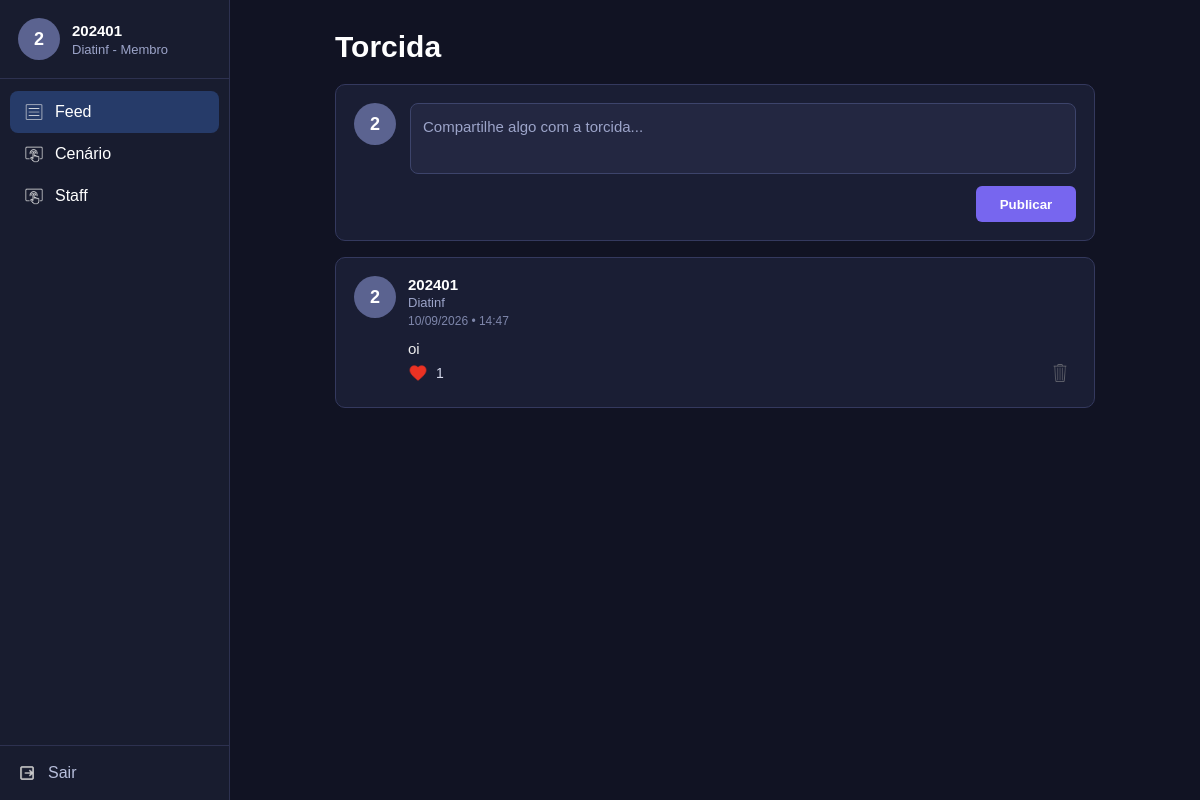
Page /feed/ (signed in) on the committed database.
### usuarios/models.py (models this page shows, shortened)
class Usuario(models.Model):
    matricula=models.CharField(
        max_length=20,
        unique=True
    )
    senha=models.CharField(
        max_length=255
    )
    diretoria=models.CharField(
        max_length=50
    )
    areas=models.TextField()
    aprovado=models.BooleanField(
        default=True
    )
    sub_lider=models.BooleanField(
        default=False
    )
    sublider_de=models.CharField(
        max_length=50,
        null=True,
        blank=True
    )
    doacao_tampinhas=models.FloatField(
        default=0
    )
    def eh_administrador(self):
        return self.matricula=="admin" or self.diretoria=="Líder"
    def get_areas_list(self):
        if self.areas:
            return [a.strip() for a in self.areas.split(",") if a.strip()]
        return []

class Publicacao(models.Model):
    usuario=models.ForeignKey(
        Usuario,
        on_delete=models.CASCADE,
        related_name="publicacoes"
    )
    texto=models.TextField()
    data=models.DateTimeField(
        auto_now_add=True
    )
    editado=models.BooleanField(
        default=False
    )
    def total_curtidas(self):
        return self.curtidas.count()

### usuarios/views.py (the view)
# urls.py: path("feed/",views.feed,name="feed"),
def feed(request):
    if "usuario" not in request.session:
        return redirect("login")
    usuario = Usuario.objects.get(id=request.session["usuario"])
    publicacoes = Publicacao.objects.select_related("usuario").prefetch_related("curtidas").order_by("-data")
    curtidas = Curtida.objects.filter(usuario=usuario).values_list("publicacao_id", flat=True)
    return render(request, "feed.html", {
        "usuario": usuario,
        "publicacoes": publicacoes,
        "curtidas": curtidas
    })

### usuarios/templates/feed.html (shortened to what this page needs)
{% load static %}
<!DOCTYPE html>
<html lang="pt-br">
<head>
    <link rel="stylesheet" href="{% static 'css/base.css' %}">
    <link rel="stylesheet" href="{% static 'css/feed.css' %}">
</head>
<body>
{% include "_sidebar.html" with pagina_ativa="feed" %}
<main class="conteudo">
    <div class="container-pagina">
        <div class="titulo-pagina">
            <h1>Torcida</h1>
        </div>
        <section class="nova-publicacao">
            <form action="{% url 'publicar' %}" method="POST">
                <div class="topo-publicacao">
                    <div class="avatar">
                        {{ usuario.matricula|first|upper }}
                    </div>
                    <textarea
                        name="texto"
                        placeholder="Compartilhe algo com a torcida..."
                        required></textarea>
                </div>
                <div class="acoes-publicacao">
                    <button type="submit">Publicar</button>
                </div>
            </form>
        </section>
        <section class="feed">
            {% for publicacao in publicacoes %}
            <article class="card">
                <div class="cabecalho">
                    <div class="avatar">
                        {{ publicacao.usuario.matricula|first|upper }}
                    </div>
                    <div class="info">
                        <h3>{{ publicacao.usuario.matricula }}</h3>
                        <p>{{ publicacao.usuario.diretoria }}</p>
                        <small>{{ publicacao.data|date:"d/m/Y • H:i" }}</small>
                    </div>
                </div>
                <div class="texto">{{ publicacao.texto }}</div>
                <div class="rodape-card">
                    <button
                        class="curtir"
                        data-id="{{ publicacao.id }}">
                        <img
                            class="icone-curtir"
                            src="{% if publicacao.id in curtidas %}{% static 'imgs/coracao-vermelho.png' %}{% else %}{% static 'imgs/coracao-cinza.png' %}{% endif %}"
                            alt="Curtir">
                        <span>{{ publicacao.total_curtidas }}</span>
                    </button>
                    {% if publicacao.usuario.id == usuario.id %}
                    <form
                        action="{% url 'excluir_publicacao' publicacao.id %}"
                        method="POST"
                        class="form-excluir">
                        <button type="submit" class="excluir">
                            <img
                                src="{% static 'imgs/lixeira.png' %}"
                                alt="Excluir">
                        </button>
                    </form>
                    {% endif %}
                </div>
            </article>
            {% empty %}
            <div class="sem-publicacoes">
                Nenhuma publicação encontrada.
            </div>
            {% endfor %}
        </section>
    </div>
</main>
</body>
</html>

### usuarios/templates/_sidebar.html
{% load static %}
<aside class="sidebar">
    <div>
        <div class="usuario">
            <div class="avatar">{{ usuario.matricula|first|upper }}</div>
            <div class="dados-usuario">
                <h3>{{ usuario.matricula }}</h3>
                <p>{{ usuario.diretoria }} - {% if usuario.eh_administrador %}Líder{% elif usuario.sub_lider %}Sub-Líder{% else %}Membro{% endif %}</p>
            </div>
        </div>
        <nav class="menu">
            <a href="{% url 'feed' %}" class="{% if pagina_ativa == 'feed' %}ativo{% endif %}">
                <img src="{% static 'imgs/icone-feed.png' %}" alt="Feed">
                <span>Feed</span>
            </a>
            {% if usuario.eh_administrador %}
                <a href="{% url 'painel_administrativo' %}" class="{% if pagina_ativa == 'painel' %}ativo{% endif %}">
                    <img src="{% static 'imgs/icone-painel.png' %}" alt="Painel">
                    <span class="texto-painel">Painel administrativo</span>
                </a>
                <a href="#"><img src="{% static 'imgs/icone-area.png' %}" alt=""><span>Cenário</span></a>
                <a href="#"><img src="{% static 'imgs/icone-area.png' %}" alt=""><span>Staff</span></a>
                <a href="#"><img src="{% static 'imgs/icone-area.png' %}" alt=""><span>Figurino</span></a>
                <a href="#"><img src="{% static 'imgs/icone-area.png' %}" alt=""><span>Dança</span></a>
                <a href="#"><img src="{% static 'imgs/icone-area.png' %}" alt=""><span>Sonoplastia</span></a>
                <a href="#"><img src="{% static 'imgs/icone-area.png' %}" alt=""><span>Roteiro</span></a>
            {% else %}
                {% for area in usuario.get_areas_list %}
                    <a href="#">
                        <img src="{% static 'imgs/icone-area.png' %}" alt="">
                        <span>{{ area }}{% if usuario.sub_lider and area == usuario.sublider_de %} ★{% endif %}</span>
                    </a>
                {% empty %}
                    <p class="sem-areas">Nenhuma área cadastrada.</p>
                {% endfor %}
            {% endif %}
        </nav>
    </div>
    <div class="rodape-sidebar">
        <a href="{% url 'sair' %}">
            <img src="{% static 'imgs/icone-sair.png' %}" alt="Sair">
            <span>Sair</span>
        </a>
    </div>
</aside>

### usuarios/static/css/base.css (style rules this page uses)
* { margin: 0; padding: 0; box-sizing: border-box; font-family: Arial, Helvetica, sans-serif; }
body { display: flex; height: 100vh; overflow: hidden; background: #111323; color: white; }
.sidebar { position: fixed; left: 0; top: 0; width: 230px; height: 100vh; display: flex; flex-direction: column; justify-content: space-between; background: #181c2f; border-right: 1px solid #2d3150; }
.usuario { display: flex; align-items: center; gap: 12px; padding: 18px; border-bottom: 1px solid #2d3150; }
.avatar { width: 42px; height: 42px; display: flex; align-items: center; justify-content: center; border-radius: 50%; background: #5b6390; font-size: 18px; font-weight: bold; }
.dados-usuario h3 { font-size: 15px; margin-bottom: 3px; }
.dados-usuario p { font-size: 13px; color: #9ca4c9; }
.menu { padding: 12px 10px; }
.menu a, .rodape-sidebar a { display: flex; align-items: center; gap: 12px; text-decoration: none; }
.menu a { padding: 12px 15px; color: #fff; border-radius: 8px; transition: .2s; }
.menu a:hover, .menu .ativo { background: #263b69; }
.menu img, .rodape-sidebar img { width: 18px; height: 18px; }
.rodape-sidebar { padding: 18px; border-top: 1px solid #2d3150; }
.rodape-sidebar a { color: #b8bfdc; }
.conteudo { margin-left: 230px; width: calc(100% - 230px); height: 100vh; overflow-y: auto; display: flex; justify-content: center; padding: 30px; }
.container-pagina { width: 100%; max-width: 760px; }
.titulo-pagina { margin-bottom: 20px; }
.titulo-pagina h1 { font-size: 30px; }

### usuarios/static/css/feed.css (style rules this page uses)
.nova-publicacao, .card, .sem-publicacoes { background: #1a1e34; border: 1px solid #34395e; border-radius: 10px; }
.nova-publicacao { padding: 18px; margin-bottom: 16px; }
.topo-publicacao { display: flex; gap: 14px; }
.topo-publicacao textarea { flex: 1; min-height: 70px; padding: 12px; resize: none; outline: none; border: 1px solid #3d446b; border-radius: 8px; background: #232741; color: #fff; font-size: 15px; line-height: 1.5; }
.topo-publicacao textarea::placeholder { color: #9ca4c9; }
.acoes-publicacao { display: flex; justify-content: flex-end; margin-top: 12px; }
.acoes-publicacao button { width: 100px; height: 36px; border: none; border-radius: 6px; background: #7766ef; color: #fff; font-weight: bold; cursor: pointer; transition: .2s; }
.feed { display: flex; flex-direction: column; gap: 12px; }
.card { padding: 18px; transition: .2s; }
.cabecalho { display: flex; align-items: flex-start; gap: 12px; }
.info { flex: 1; }
.info h3 { font-size: 15px; margin-bottom: 2px; }
.info p { font-size: 13px; color: #9ca4c9; }
.info small { display: block; margin-top: 4px; color: #7e86aa; font-size: 12px; }
.texto { font-size: 15px; color: #ededed; white-space: pre-wrap; margin-top: 12px; margin-left: 54px; }
.rodape-card { display: flex; justify-content: space-between; align-items: center; margin-left: 54px; }
.curtir { display: flex; align-items: center; gap: 8px; border: none; background: none; color: #d4d8ea; cursor: pointer; font-size: 14px; }
.curtir img { width: 20px; transition: .2s; }
.excluir { width: 32px; height: 32px; display: flex; align-items: center; justify-content: center; border: none; background: none; cursor: pointer; }
.excluir img { width: 18px; opacity: .7; transition: .2s; }

### rows in the picture
Usuario: matricula|first "2", matricula "202401", diretoria "Diatinf"
Publicacao: usuario.matricula|first "2", usuario.matricula "202401", usuario.diretoria "Diatinf", data "10/09/2026 • 14:47", texto "oi", total_curtidas "1"

### other values in the picture
{{ area }} "Cenário" "Staff"
